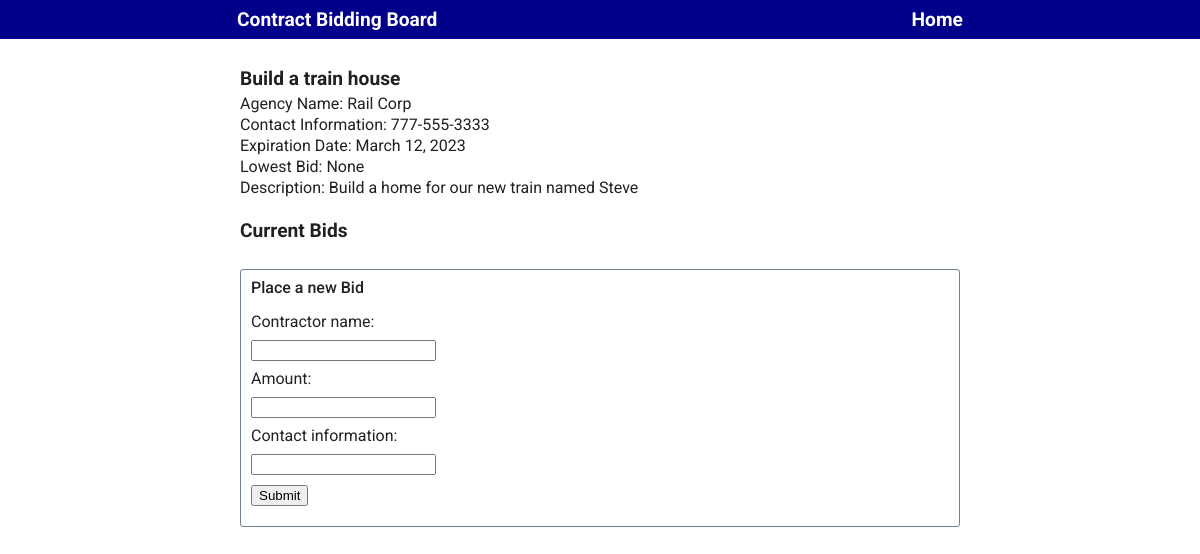
Before: /contract/1 with the older database file.
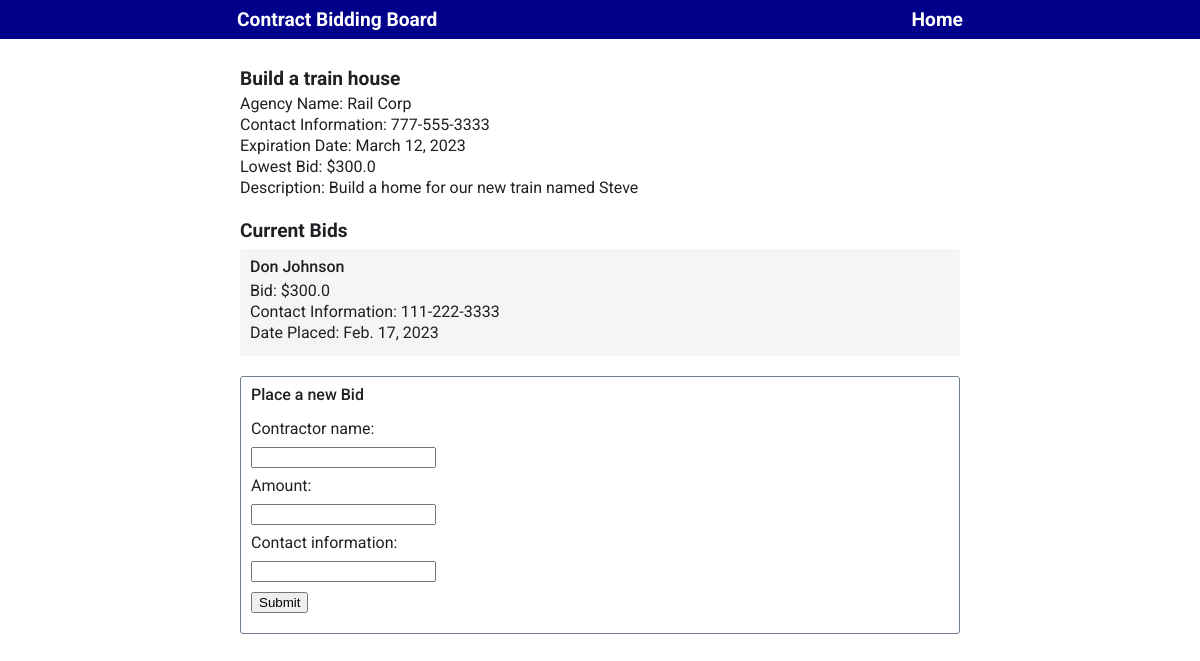
After: the same page with the newer database file.
### board/models.py (models this page shows, shortened)
class Contract(models.Model):
    contract_title = models.CharField(max_length=200)  # length
    agency_name = models.CharField(max_length=200)  # length
    contact_information = models.CharField(max_length=500)  # length
    bidding_end_date = models.DateField()
    job_description = models.TextField()
    @property
    def lowest_bid(self):
        bids = Bid.objects.filter(contract__pk=self.pk)
        lowest_bid = float('inf')
        for bid in bids:
            lowest_bid = min(bid.amount, lowest_bid)
        return lowest_bid if lowest_bid < float('inf') else 0

class Bid(models.Model):
    contractor_name = models.CharField(max_length=200)  # length
    amount = models.FloatField()  # decimal places
    contact_information = models.CharField(max_length=500)  # length
    date_placed = models.DateField(auto_now_add=True)
    contract = models.ForeignKey(Contract, on_delete=models.CASCADE)

### board/views.py (the view)
# urls.py: path('contract/<int:contract_id>', board_views.contract),
@require_http_methods(["GET", "POST"])
def contract(request, contract_id):
    contract = Contract.objects.get(id=contract_id)
    if request.method == 'POST':
        form = BidForm(for_contract=contract, data=request.POST)
        form.save()
        return redirect(request.path)
    form = BidForm(for_contract=contract)
    bids = Bid.objects.filter(contract__pk=contract.pk)[::-1]
    return render(request, 'contract.html', {'contract': contract, 'bids': bids, 'form': form})

### board/forms.py
class BidForm(ModelForm):
    def __init__(self, for_contract, *args, **kwargs):
        super().__init__(*args, **kwargs)
        self.instance.contract = for_contract
    class Meta:
        model = Bid
        fields = ['contractor_name', 'amount', 'contact_information']

### board/templates/contract.html (shortened to what this page needs)
{% extends 'base.html' %}
{% block content %}
    <section id="contract">
        <h2>{{ contract.contract_title }}</h1>
        <div class="listing-items">
            <div>
                <span>Agency Name:</span>
                <span class="contract-agency-name">{{ contract.agency_name }}</span>
            </div>
            <div>
                <span>Contact Information:</span>
                <span class="contract-contact-information">{{ contract.contact_information }}</span>
            </div>
            <div>
                <span>Expiration Date:</span>
                <span class="contract-bidding-end-date">{{ contract.bidding_end_date }}</span></div>
            <div>
                <span>Lowest Bid:</span>
                <span class="contract-lowest-bid">{% if contract.lowest_bid == 0 %} None {% else %} ${{ contract.lowest_bid }} {% endif %}</span></div>
            <div>
                <span>Description:</span>
                <span class="contract-job-description">{{ contract.job_description }}</span>
            </div>
        </div>
    </section>
    <section class="bid-list">
        <h2>Current Bids</h2>
        {% for bid in bids %}
            <div class="bid-listing">
                <h3>{{ bid.contractor_name }}</h3>
                <div class="listing-items">
                    <div>
                        <span>Bid:</span>
                        <span class="bid-amount">${{ bid.amount }}</span>
                    </div>
                    <div>
                        <span>Contact Information:</span>
                        <span class="bid-contact-information">{{ bid.contact_information }}</span>
                    </div>
                    <div>
                        <span>Date Placed:</span>
                        <span class="bid-date-placed">{{ bid.date_placed }}</span>
                    </div>
                </div>
            </div>
        {% endfor %}
    </section>
    <section>
        <form action="{{ contract.pk }}" method="post">
        <h3>Place a new Bid</h3>
            {{ form }}
            <input type="submit" value="Submit" id="submit" />
        </form>
    </section>
{% endblock %}

Changed rows visible on the page:
shown differently, row unchanged: Contract "Build a train house": lowest_bid (not shown) → "300.0"
added Bid: contractor_name "Don Johnson", amount "300.0", contact_information "111-222-3333", date_placed "Feb. 17, 2023"
Other visible differences:
text no longer shown: "None"
